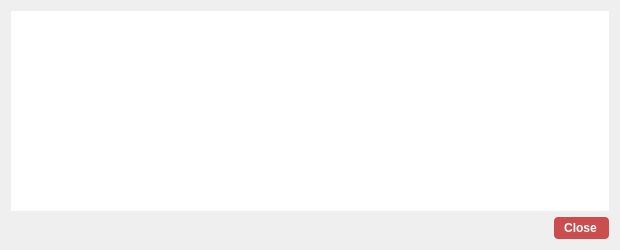
<?xml version="1.0" encoding="UTF-8"?>
<ui version="4.0">
 <class>TransactionDescDialog</class>
 <widget class="QDialog" name="TransactionDescDialog">
  <property name="geometry">
   <rect>
    <x>0</x>
    <y>0</y>
    <width>620</width>
    <height>250</height>
   </rect>
  </property>
  <property name="windowTitle">
   <string>Transaction details</string>
  </property>
  <property name="styleSheet">
   <string notr="true">font-weight:bold;
border: 0;</string>
  </property>
  <layout class="QVBoxLayout" name="verticalLayout">
   <item>
    <widget class="QTextEdit" name="detailText">
     <property name="toolTip">
      <string>This pane shows a detailed description of the transaction</string>
     </property>
     <property name="readOnly">
      <bool>true</bool>
     </property>
    </widget>
   </item>
   <item>
    <widget class="QDialogButtonBox" name="buttonBox">
     <property name="styleSheet">
      <string notr="true">background-color: rgb(203, 77, 77);
color: rgb(255, 255, 255);
border-radius: 4px;
border-color:  rgb(203, 77, 77);
font-weight: 600;
padding: 4px;
padding-left: 10px;
padding-right: 12px;
icon-size: 0;</string>
     </property>
     <property name="orientation">
      <enum>Qt::Horizontal</enum>
     </property>
     <property name="standardButtons">
      <set>QDialogButtonBox::Close</set>
     </property>
    </widget>
   </item>
  </layout>
 </widget>
 <resources/>
 <connections>
  <connection>
   <sender>buttonBox</sender>
   <signal>accepted()</signal>
   <receiver>TransactionDescDialog</receiver>
   <slot>accept()</slot>
   <hints>
    <hint type="sourcelabel">
     <x>248</x>
     <y>254</y>
    </hint>
    <hint type="destinationlabel">
     <x>157</x>
     <y>274</y>
    </hint>
   </hints>
  </connection>
  <connection>
   <sender>buttonBox</sender>
   <signal>rejected()</signal>
   <receiver>TransactionDescDialog</receiver>
   <slot>reject()</slot>
   <hints>
    <hint type="sourcelabel">
     <x>316</x>
     <y>260</y>
    </hint>
    <hint type="destinationlabel">
     <x>286</x>
     <y>274</y>
    </hint>
   </hints>
  </connection>
 </connections>
</ui>
